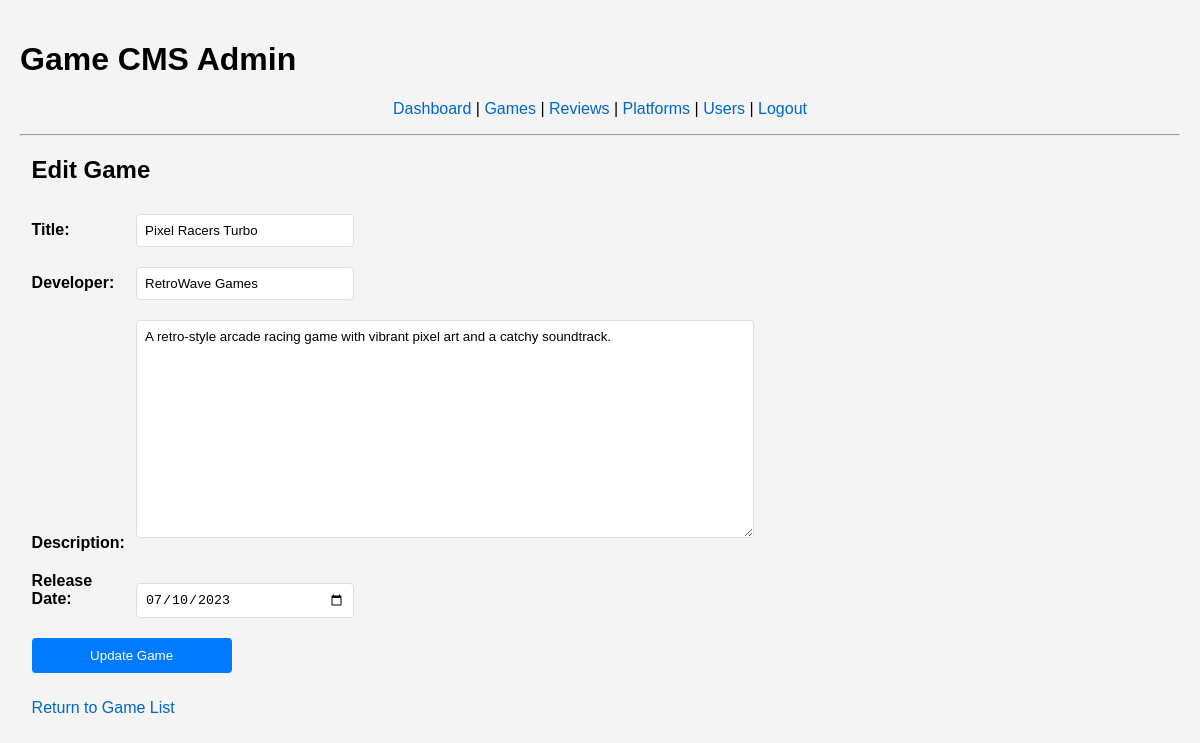
Page /admin/games_edit.php?id=4 on the committed database.
### tables this page shows
CREATE TABLE games (
    game_id INT AUTO_INCREMENT PRIMARY KEY,
    title VARCHAR(255) NOT NULL,
    release_date DATE NOT NULL,
    description VARCHAR(255) NOT NULL,
    developer VARCHAR(255) NOT NULL
);

### admin/games_edit.php (the view, shortened to what this page needs)
<?php
$id = $_GET['id'];
$query = 'SELECT * FROM games WHERE game_id = '.$id.' LIMIT 1';
$result = mysqli_query( $connect, $query );
$record = mysqli_fetch_assoc( $result );
include( 'includes/header.php' );
?>
<h2>Edit Game</h2>
<form method="post">
  <label for="title">Title:</label>
  <input type="text" name="title" id="title" value="<?php echo htmlentities( $record['title'] ); ?>">
  <br>
  <label for="developer">Developer:</label>
  <input type="text" name="developer" id="developer" value="<?php echo htmlentities( $record['developer'] ); ?>">
  <br>
  <label for="description">Description:</label>
  <textarea type="text" name="description" id="description" rows="10"><?php echo htmlentities( $record['description'] ); ?></textarea>
  <br>
  <label for="release_date">Release Date:</label>
  <input type="date" name="release_date" id="release_date" value="<?php echo htmlentities( $record['release_date'] ); ?>">
  <br>
  <input type="submit" value="Update Game">
</form>
<p><a href="games.php"><i class="fas fa-arrow-circle-left"></i> Return to Game List</a></p>
<?php
include( 'includes/footer.php' );
?>

### admin/styles.css (style rules this page uses)
body { font-family: Arial, sans-serif; margin: 0; padding: 20px; background-color: #f4f4f4; }
a:link, a:visited { color: #0066cc; text-decoration: none; }
label { display: inline-block; width: 100px; margin: 10px 0; font-weight: bold; }
textarea { width: 100%; max-width: 600px; height: 200px; padding: 8px; margin: 10px 0; border: 1px solid #ddd; border-radius: 4px; font-family: Arial, sans-serif; resize: vertical; }
input { width: 200px; padding: 8px; margin: 10px 0; border: 1px solid #ddd; border-radius: 4px; }
input[type=submit] { background-color: #007bff; color: white; border: none; padding: 10px 20px; cursor: pointer; border-radius: 4px; }

### rows in the picture
games: title "Pixel Racers Turbo", developer "RetroWave Games", description "A retro-style arcade racing game with vibrant pixel art and a catchy soundtrack.", release_date "07/10/2023"
